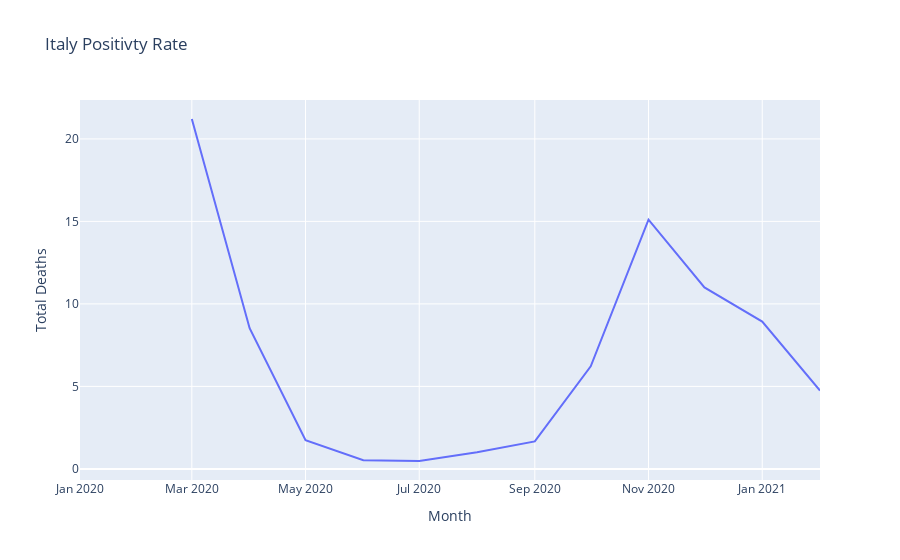

This figure's notebook cell:
### Markdown cell above
### Italy's Positivity Rate

### Code cell
covid19DataframeItaly = covid19Dataframe[covid19Dataframe["iso_code"]=="ITA"]
covid19DataframeItalyGrouped = covid19DataframeItaly.groupby(['Year_Month'], as_index=False)['positive_rate'].mean()
covid19DataframeItalyGrouped.sort_values(by=['Year_Month'])
covid19DataframeItalyGrouped
fig = px.line(covid19DataframeItalyGrouped, x="Year_Month", y="positive_rate", title='Italy Positivty Rate',  labels={
                  "positive_rate" : "Total Deaths",
                "Year_Month" : "Month"
               } )
fig.show()

### Figure 1 — Plotly figure (JSON) as saved in the notebook; plotly's stock layout.template omitted (floating-point values rounded to 4 significant figures)
{"data": [{"hovertemplate": "Month=%{x}<br>Total Deaths=%{y}<extra></extra>", "legendgroup": "", "line": {"color": "#636efa", "dash": "solid"}, "mode": "lines", "name": "", "orientation": "v", "showlegend": false, "type": "scatter", "x": ["2020-01-01T00:00:00", "2020-02-01T00:00:00", "2020-03-01T00:00:00", "2020-04-01T00:00:00", "2020-05-01T00:00:00", "2020-06-01T00:00:00", "2020-07-01T00:00:00", "2020-08-01T00:00:00", "2020-09-01T00:00:00", "2020-10-01T00:00:00", "2020-11-01T00:00:00", "2020-12-01T00:00:00", "2021-01-01T00:00:00", "2021-02-01T00:00:00"], "xaxis": "x", "y": [null, null, 21.21, 8.527, 1.745, 0.53, 0.4774, 1.003, 1.667, 6.213, 15.1, 11.0, 8.929, 4.748], "yaxis": "y"}], "layout": {"legend": {"tracegroupgap": 0}, "title": {"text": "Italy Positivty Rate"}, "xaxis": {"anchor": "y", "domain": [0.0, 1.0], "title": {"text": "Month"}}, "yaxis": {"anchor": "x", "domain": [0.0, 1.0], "title": {"text": "Total Deaths"}}}}
